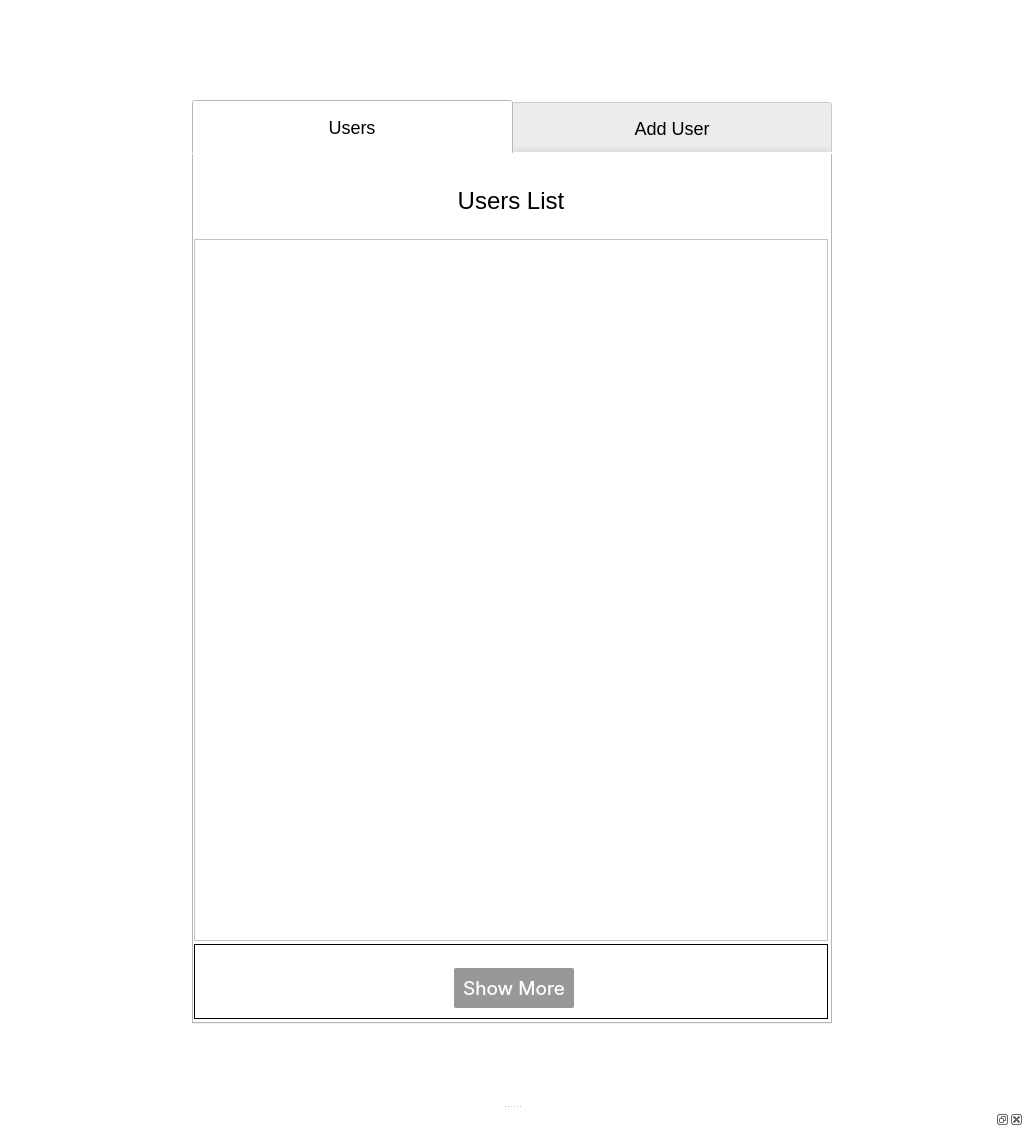
<?xml version="1.0" encoding="UTF-8"?>
<ui version="4.0">
 <class>MainWindow</class>
 <widget class="QMainWindow" name="MainWindow">
  <property name="geometry">
   <rect>
    <x>0</x>
    <y>0</y>
    <width>1024</width>
    <height>1129</height>
   </rect>
  </property>
  <property name="windowTitle">
   <string>MainWindow</string>
  </property>
  <property name="styleSheet">
   <string notr="true">background: #FFFFFF;</string>
  </property>
  <widget class="QWidget" name="centralwidget">
   <widget class="QTabWidget" name="tabWidget">
    <property name="geometry">
     <rect>
      <x>192</x>
      <y>100</y>
      <width>640</width>
      <height>924</height>
     </rect>
    </property>
    <property name="styleSheet">
     <string notr="true">
QTabWidget:tab-bar {
font-family: 'Inter';
alignment: center;
}
QTabBar:tab {
width: 320px;
height: 54px;
}
QTabBar:tab:font {
    font-family: 'Inter';
    font-weight: 400;
    font-size: 18px;
    color: #000000;

}
</string>
    </property>
    <property name="currentIndex">
     <number>0</number>
    </property>
    <property name="usesScrollButtons">
     <bool>false</bool>
    </property>
    <property name="documentMode">
     <bool>false</bool>
    </property>
    <property name="tabsClosable">
     <bool>false</bool>
    </property>
    <property name="movable">
     <bool>false</bool>
    </property>
    <property name="tabBarAutoHide">
     <bool>false</bool>
    </property>
    <widget class="QWidget" name="usersTab">
     <attribute name="title">
      <string>Users</string>
     </attribute>
     <widget class="QLabel" name="usersLabel">
      <property name="geometry">
       <rect>
        <x>0</x>
        <y>0</y>
        <width>634</width>
        <height>85</height>
       </rect>
      </property>
      <property name="styleSheet">
       <string notr="true">background-color: #FFFFFF;
                              border-radius: 0px;
                            padding: 32px 24px 24px 24px;
                             font-family: 'Inter';
                             font-size: 24px;
                             text-align: center;</string>
      </property>
      <property name="text">
       <string>Users List</string>
      </property>
      <property name="alignment">
       <set>Qt::AlignCenter</set>
      </property>
     </widget>
     <widget class="QFrame" name="usersListFrame">
      <property name="geometry">
       <rect>
        <x>0</x>
        <y>85</y>
        <width>634</width>
        <height>702</height>
       </rect>
      </property>
      <property name="styleSheet">
       <string notr="true"/>
      </property>
      <property name="frameShape">
       <enum>QFrame::StyledPanel</enum>
      </property>
      <property name="frameShadow">
       <enum>QFrame::Raised</enum>
      </property>
     </widget>
     <widget class="QFrame" name="frame">
      <property name="geometry">
       <rect>
        <x>0</x>
        <y>790</y>
        <width>634</width>
        <height>75</height>
       </rect>
      </property>
      <property name="styleSheet">
       <string notr="true">QFrame {
border: 1px solid black
}</string>
      </property>
      <property name="frameShape">
       <enum>QFrame::StyledPanel</enum>
      </property>
      <property name="frameShadow">
       <enum>QFrame::Raised</enum>
      </property>
      <widget class="QPushButton" name="showMoreButton">
       <property name="geometry">
        <rect>
         <x>260</x>
         <y>24</y>
         <width>120</width>
         <height>40</height>
        </rect>
       </property>
       <property name="font">
        <font>
         <family>Inter</family>
         <pointsize>14</pointsize>
        </font>
       </property>
       <property name="styleSheet">
        <string notr="true">background: #989898;
border-radius: 2px;
font-family: 'Inter';
color: white;</string>
       </property>
       <property name="text">
        <string>Show More</string>
       </property>
      </widget>
     </widget>
    </widget>
    <widget class="QWidget" name="addUsersTab">
     <attribute name="title">
      <string>Add User</string>
     </attribute>
     <widget class="QLabel" name="addUserLabel">
      <property name="geometry">
       <rect>
        <x>0</x>
        <y>0</y>
        <width>634</width>
        <height>85</height>
       </rect>
      </property>
      <property name="styleSheet">
       <string notr="true">background-color: #FFFFFF;
                              border-radius: 0px;
                            padding: 32px 24px 24px 24px;
                             font-family: 'Inter';
                             font-size: 24px;
                             text-align: center;</string>
      </property>
      <property name="text">
       <string>Add user</string>
      </property>
      <property name="alignment">
       <set>Qt::AlignCenter</set>
      </property>
     </widget>
     <widget class="QFrame" name="formAddUser">
      <property name="geometry">
       <rect>
        <x>0</x>
        <y>85</y>
        <width>640</width>
        <height>683</height>
       </rect>
      </property>
      <property name="frameShape">
       <enum>QFrame::StyledPanel</enum>
      </property>
      <property name="frameShadow">
       <enum>QFrame::Raised</enum>
      </property>
      <widget class="QFrame" name="nameForm">
       <property name="geometry">
        <rect>
         <x>120</x>
         <y>16</y>
         <width>400</width>
         <height>98</height>
        </rect>
       </property>
       <property name="frameShape">
        <enum>QFrame::StyledPanel</enum>
       </property>
       <property name="frameShadow">
        <enum>QFrame::Raised</enum>
       </property>
       <widget class="QLabel" name="nameLabel">
        <property name="geometry">
         <rect>
          <x>1</x>
          <y>1</y>
          <width>61</width>
          <height>20</height>
         </rect>
        </property>
        <property name="font">
         <font>
          <family>Inter</family>
          <pointsize>16</pointsize>
         </font>
        </property>
        <property name="styleSheet">
         <string notr="true">font-family: 'Inter'</string>
        </property>
        <property name="text">
         <string>Name</string>
        </property>
       </widget>
       <widget class="QLineEdit" name="nameLine">
        <property name="geometry">
         <rect>
          <x>0</x>
          <y>30</y>
          <width>400</width>
          <height>48</height>
         </rect>
        </property>
        <property name="font">
         <font>
          <family>Inter</family>
          <pointsize>16</pointsize>
         </font>
        </property>
        <property name="styleSheet">
         <string notr="true">font-family: 'Inter'</string>
        </property>
        <property name="text">
         <string/>
        </property>
        <property name="placeholderText">
         <string comment="name"/>
        </property>
       </widget>
      </widget>
      <widget class="QFrame" name="emailForm">
       <property name="geometry">
        <rect>
         <x>120</x>
         <y>138</y>
         <width>400</width>
         <height>98</height>
        </rect>
       </property>
       <property name="frameShape">
        <enum>QFrame::StyledPanel</enum>
       </property>
       <property name="frameShadow">
        <enum>QFrame::Raised</enum>
       </property>
       <widget class="QLabel" name="emailLabel">
        <property name="geometry">
         <rect>
          <x>1</x>
          <y>1</y>
          <width>61</width>
          <height>20</height>
         </rect>
        </property>
        <property name="font">
         <font>
          <family>Inter</family>
          <pointsize>16</pointsize>
         </font>
        </property>
        <property name="styleSheet">
         <string notr="true">font-family: 'Inter'</string>
        </property>
        <property name="text">
         <string>Email</string>
        </property>
       </widget>
       <widget class="QLineEdit" name="emailLine">
        <property name="geometry">
         <rect>
          <x>0</x>
          <y>30</y>
          <width>400</width>
          <height>48</height>
         </rect>
        </property>
        <property name="font">
         <font>
          <family>Inter</family>
          <pointsize>16</pointsize>
         </font>
        </property>
        <property name="styleSheet">
         <string notr="true">font-family: 'Inter'</string>
        </property>
        <property name="text">
         <string/>
        </property>
        <property name="placeholderText">
         <string comment="name"/>
        </property>
       </widget>
      </widget>
      <widget class="QFrame" name="phomeForm">
       <property name="geometry">
        <rect>
         <x>120</x>
         <y>260</y>
         <width>400</width>
         <height>101</height>
        </rect>
       </property>
       <property name="frameShape">
        <enum>QFrame::StyledPanel</enum>
       </property>
       <property name="frameShadow">
        <enum>QFrame::Raised</enum>
       </property>
       <widget class="QLabel" name="phoneLabel">
        <property name="geometry">
         <rect>
          <x>1</x>
          <y>1</y>
          <width>71</width>
          <height>20</height>
         </rect>
        </property>
        <property name="font">
         <font>
          <family>Inter</family>
          <pointsize>16</pointsize>
         </font>
        </property>
        <property name="styleSheet">
         <string notr="true">font-family: 'Inter'</string>
        </property>
        <property name="text">
         <string>Phone</string>
        </property>
       </widget>
       <widget class="QLineEdit" name="phoneLine">
        <property name="geometry">
         <rect>
          <x>0</x>
          <y>30</y>
          <width>400</width>
          <height>48</height>
         </rect>
        </property>
        <property name="font">
         <font>
          <family>Inter</family>
          <pointsize>16</pointsize>
         </font>
        </property>
        <property name="styleSheet">
         <string notr="true">font-family: 'Inter'</string>
        </property>
        <property name="text">
         <string/>
        </property>
        <property name="placeholderText">
         <string comment="name"/>
        </property>
       </widget>
       <widget class="QLabel" name="label">
        <property name="geometry">
         <rect>
          <x>1</x>
          <y>82</y>
          <width>191</width>
          <height>16</height>
         </rect>
        </property>
        <property name="font">
         <font>
          <family>Inter</family>
          <pointsize>12</pointsize>
         </font>
        </property>
        <property name="styleSheet">
         <string notr="true">font-family: 'Inter'</string>
        </property>
        <property name="text">
         <string>+38 (XXX) XXX - XX - XX</string>
        </property>
       </widget>
      </widget>
      <widget class="QFrame" name="positionFrame">
       <property name="geometry">
        <rect>
         <x>120</x>
         <y>382</y>
         <width>400</width>
         <height>179</height>
        </rect>
       </property>
       <property name="frameShape">
        <enum>QFrame::StyledPanel</enum>
       </property>
       <property name="frameShadow">
        <enum>QFrame::Raised</enum>
       </property>
       <widget class="QLabel" name="positionLabel">
        <property name="geometry">
         <rect>
          <x>1</x>
          <y>1</y>
          <width>81</width>
          <height>20</height>
         </rect>
        </property>
        <property name="font">
         <font>
          <family>Inter</family>
          <pointsize>16</pointsize>
         </font>
        </property>
        <property name="styleSheet">
         <string notr="true">font-family: 'Inter'</string>
        </property>
        <property name="text">
         <string>Position</string>
        </property>
       </widget>
       <widget class="QFrame" name="radioButtonFrame">
        <property name="geometry">
         <rect>
          <x>0</x>
          <y>35</y>
          <width>400</width>
          <height>144</height>
         </rect>
        </property>
        <property name="frameShape">
         <enum>QFrame::StyledPanel</enum>
        </property>
        <property name="frameShadow">
         <enum>QFrame::Raised</enum>
        </property>
       </widget>
      </widget>
      <widget class="QFrame" name="photoForm">
       <property name="geometry">
        <rect>
         <x>120</x>
         <y>580</y>
         <width>400</width>
         <height>98</height>
        </rect>
       </property>
       <property name="frameShape">
        <enum>QFrame::StyledPanel</enum>
       </property>
       <property name="frameShadow">
        <enum>QFrame::Raised</enum>
       </property>
       <widget class="QLabel" name="photoLabel">
        <property name="geometry">
         <rect>
          <x>1</x>
          <y>1</y>
          <width>71</width>
          <height>20</height>
         </rect>
        </property>
        <property name="font">
         <font>
          <family>Inter</family>
          <pointsize>16</pointsize>
         </font>
        </property>
        <property name="styleSheet">
         <string notr="true">font-family: 'Inter'</string>
        </property>
        <property name="text">
         <string>Photo</string>
        </property>
       </widget>
       <widget class="QFrame" name="uploadPhotoFrame">
        <property name="geometry">
         <rect>
          <x>0</x>
          <y>27</y>
          <width>400</width>
          <height>48</height>
         </rect>
        </property>
        <property name="frameShape">
         <enum>QFrame::StyledPanel</enum>
        </property>
        <property name="frameShadow">
         <enum>QFrame::Raised</enum>
        </property>
        <widget class="QPushButton" name="uploadButton">
         <property name="geometry">
          <rect>
           <x>314</x>
           <y>2</y>
           <width>86</width>
           <height>46</height>
          </rect>
         </property>
         <property name="text">
          <string>Upload</string>
         </property>
        </widget>
        <widget class="QLineEdit" name="photoPathLine">
         <property name="geometry">
          <rect>
           <x>1</x>
           <y>1</y>
           <width>314</width>
           <height>47</height>
          </rect>
         </property>
         <property name="font">
          <font>
           <family>Inter</family>
           <pointsize>12</pointsize>
          </font>
         </property>
         <property name="styleSheet">
          <string notr="true">font-family: 'Inter'</string>
         </property>
        </widget>
       </widget>
      </widget>
     </widget>
     <widget class="QFrame" name="buttonFrame">
      <property name="geometry">
       <rect>
        <x>0</x>
        <y>770</y>
        <width>635</width>
        <height>92</height>
       </rect>
      </property>
      <property name="styleSheet">
       <string notr="true">QFrame {
border: 1px solid black
}</string>
      </property>
      <property name="frameShape">
       <enum>QFrame::StyledPanel</enum>
      </property>
      <property name="frameShadow">
       <enum>QFrame::Raised</enum>
      </property>
      <widget class="QPushButton" name="addUserButton">
       <property name="geometry">
        <rect>
         <x>260</x>
         <y>24</y>
         <width>120</width>
         <height>40</height>
        </rect>
       </property>
       <property name="font">
        <font>
         <family>Inter</family>
         <pointsize>14</pointsize>
        </font>
       </property>
       <property name="styleSheet">
        <string notr="true">background: #989898;
border-radius: 2px;
font-family: 'Inter';
color: white;</string>
       </property>
       <property name="text">
        <string>Add user</string>
       </property>
      </widget>
     </widget>
     <widget class="QFrame" name="userAddedMainFrame">
      <property name="geometry">
       <rect>
        <x>0</x>
        <y>10</y>
        <width>640</width>
        <height>539</height>
       </rect>
      </property>
      <property name="frameShape">
       <enum>QFrame::StyledPanel</enum>
      </property>
      <property name="frameShadow">
       <enum>QFrame::Raised</enum>
      </property>
      <widget class="QFrame" name="TopFrame">
       <property name="geometry">
        <rect>
         <x>0</x>
         <y>0</y>
         <width>640</width>
         <height>253</height>
        </rect>
       </property>
       <property name="frameShape">
        <enum>QFrame::StyledPanel</enum>
       </property>
       <property name="frameShadow">
        <enum>QFrame::Raised</enum>
       </property>
       <widget class="QLabel" name="frameSuccess">
        <property name="geometry">
         <rect>
          <x>268</x>
          <y>104</y>
          <width>104</width>
          <height>104</height>
         </rect>
        </property>
        <property name="text">
         <string/>
        </property>
        <property name="pixmap">
         <pixmap resource="resources.qrc">:/photo/frameSuccess.png</pixmap>
        </property>
        <property name="scaledContents">
         <bool>true</bool>
        </property>
       </widget>
       <widget class="QLabel" name="userAddedLabel">
        <property name="geometry">
         <rect>
          <x>153</x>
          <y>224</y>
          <width>334</width>
          <height>29</height>
         </rect>
        </property>
        <property name="font">
         <font>
          <family>Inter</family>
          <pointsize>19</pointsize>
         </font>
        </property>
        <property name="styleSheet">
         <string notr="true">font-family: 'Inter';
color: black;</string>
        </property>
        <property name="text">
         <string>New user successfully added</string>
        </property>
       </widget>
      </widget>
      <widget class="QFrame" name="bottomFrame">
       <property name="geometry">
        <rect>
         <x>0</x>
         <y>253</y>
         <width>640</width>
         <height>232</height>
        </rect>
       </property>
       <property name="frameShape">
        <enum>QFrame::StyledPanel</enum>
       </property>
       <property name="frameShadow">
        <enum>QFrame::Raised</enum>
       </property>
       <widget class="QFrame" name="buttonsFrame">
        <property name="geometry">
         <rect>
          <x>192</x>
          <y>40</y>
          <width>256</width>
          <height>40</height>
         </rect>
        </property>
        <property name="frameShape">
         <enum>QFrame::StyledPanel</enum>
        </property>
        <property name="frameShadow">
         <enum>QFrame::Raised</enum>
        </property>
        <widget class="QPushButton" name="userListButton">
         <property name="geometry">
          <rect>
           <x>0</x>
           <y>0</y>
           <width>120</width>
           <height>40</height>
          </rect>
         </property>
         <property name="styleSheet">
          <string notr="true">background-color: white;
color: black;
font-size: 14px;
font-family: 'Inter';
padding:12px, 16px, 12px, 16px;</string>
         </property>
         <property name="text">
          <string>User list</string>
         </property>
        </widget>
        <widget class="QPushButton" name="addOneMoreButton">
         <property name="geometry">
          <rect>
           <x>136</x>
           <y>0</y>
           <width>120</width>
           <height>40</height>
          </rect>
         </property>
         <property name="styleSheet">
          <string notr="true">background-color: #989898;
border-radius: 2px;
color: white;
font-size: 14px;
padding: 12px, 16px, 12px, 16px;
</string>
         </property>
         <property name="text">
          <string>Add one more</string>
         </property>
        </widget>
       </widget>
      </widget>
     </widget>
    </widget>
   </widget>
  </widget>
  <widget class="QDockWidget" name="dockWidget">
   <attribute name="dockWidgetArea">
    <number>8</number>
   </attribute>
   <widget class="QWidget" name="dockWidgetContents"/>
  </widget>
 </widget>
 <resources>
  <include location="resources.qrc"/>
 </resources>
 <connections/>
</ui>
